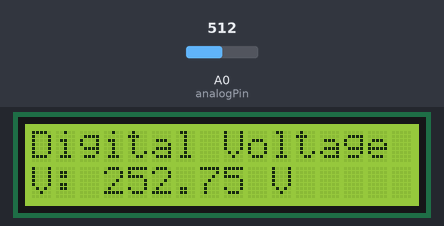
Recording of a sketch running on a simulated Arduino Uno, built with avr-gcc and run on an emulated ATmega328P. On the bench: 16×2 character LCD. The inputs (shaded band) are chosen by the test bench; at power-on: A0 (analogPin) = 512. What the sketch prints to the serial monitor is not drawn.

Above: at 1.2 s.
1.3 s: A0 (analogPin) set to 716
At 1.9 s:
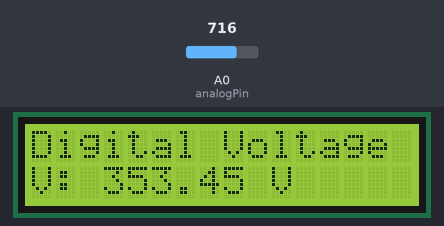
3.0 s: A0 (analogPin) set to 900
At 3.4 s:
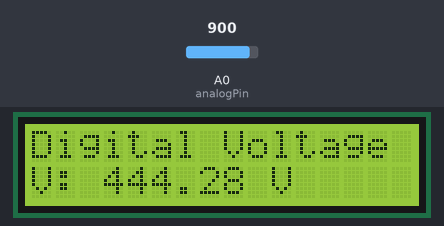
4.5 s: A0 (analogPin) set to 1023
At 4.9 s:
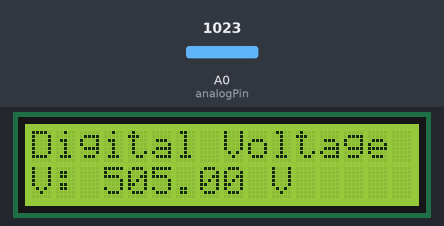
Timing chart, 0 to 7.5 s (numbered marks = the images above; inputs shaded):
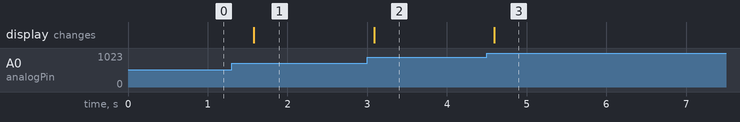

Measured:
- after the input at 1.3 s, the display: changes after 0.28 s (image 1)
- after the input at 3.0 s, the display: changes after 0.09 s (image 2)
- after the input at 4.5 s, the display: changes after 0.10 s (image 3)

The sketch:

Arduino_C++_code.ino
```cpp
/*
 * Project 22: Digital Potentiometer with Arduino & LCD
 * Author: Md. Akhinoor Islam
 * ESE (Energy Science and Engineering), KUET
 * Description: Reads analog voltage from a voltage divider using 1MΩ and 10kΩ resistors,
 *              displays the voltage on a 16x2 LCD in real-time.
 */

#include <LiquidCrystal.h>

// LCD pins: RS, E, D4, D5, D6, D7
LiquidCrystal lcd(12, 11, 5, 4, 3, 2);
float input_voltage = 0.0; // Variable to store calculated input voltage
float r1 = 1000000.0; // 1MΩ resistor
float r2 = 10000.0;   // 10kΩ resistor

const int analogPin = A0;  // Voltage divider output connected here

void setup() {
  lcd.begin(16, 2);                // Initialize 16x2 LCD
  lcd.setCursor(0, 0);
  lcd.print("Digital Voltage");    // Title on first line
  Serial.begin(9600);              // Fix: Use Serial (not serial)
}

void loop() {
  int sensorValue = analogRead(analogPin);           // Read analog value (0–1023)
  float vout = (sensorValue * 5.0) / 1023.0;         // Voltage at divider output (A0)
  input_voltage = vout * ((r1 + r2) / r2);           // Calculate input voltage from divider

  Serial.print("v= ");
  Serial.println(input_voltage);                     // Print input voltage to serial monitor

  lcd.setCursor(0, 1);                               // Second line
  lcd.print("V: ");
  lcd.print(input_voltage, 2);                       // Show voltage with 2 decimal places
  lcd.print(" V   ");                                // Clear trailing chars

  delay(500);                                        // Update every 0.5 seconds
}
```
